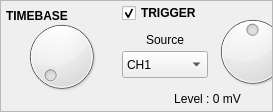
                                            <widget class="QFrame" name="frame_5">
                                                <property name="minimumSize">
                                                    <size>
                                                        <width>0</width>
                                                        <height>100</height>
                                                    </size>
                                                </property>
                                                <property name="frameShape">
                                                    <enum>QFrame::StyledPanel</enum>
                                                </property>
                                                <property name="frameShadow">
                                                    <enum>QFrame::Raised</enum>
                                                </property>
                                                <layout class="QHBoxLayout" name="horizontalLayout_2">
                                                    <property name="spacing">
                                                        <number>3</number>
                                                    </property>
                                                    <property name="margin">
                                                        <number>0</number>
                                                    </property>
                                                    <item>
                                                        <widget class="QFrame" name="frame_2">
                                                            <property name="sizePolicy">
                                                                <sizepolicy hsizetype="Preferred" vsizetype="Preferred">
                                                                    <horstretch>0</horstretch>
                                                                    <verstretch>0</verstretch>
                                                                </sizepolicy>
                                                            </property>
                                                            <property name="minimumSize">
                                                                <size>
                                                                    <width>118</width>
                                                                    <height>40</height>
                                                                </size>
                                                            </property>
                                                            <property name="maximumSize">
                                                                <size>
                                                                    <width>16777215</width>
                                                                    <height>110</height>
                                                                </size>
                                                            </property>
                                                            <property name="frameShape">
                                                                <enum>QFrame::NoFrame</enum>
                                                            </property>
                                                            <property name="frameShadow">
                                                                <enum>QFrame::Raised</enum>
                                                            </property>
                                                            <property name="class" stdset="0">
                                                                <string>PeripheralCollectionInner</string>
                                                            </property>
                                                            <widget class="QLabel" name="label_49">
                                                                <property name="geometry">
                                                                    <rect>
                                                                        <x>5</x>
                                                                        <y>5</y>
                                                                        <width>66</width>
                                                                        <height>19</height>
                                                                    </rect>
                                                                </property>
                                                                <property name="sizePolicy">
                                                                    <sizepolicy hsizetype="Maximum"
                                                                                vsizetype="Preferred">
                                                                        <horstretch>0</horstretch>
                                                                        <verstretch>0</verstretch>
                                                                    </sizepolicy>
                                                                </property>
                                                                <property name="font">
                                                                    <font>
                                                                        <pointsize>9</pointsize>
                                                                        <weight>75</weight>
                                                                        <italic>false</italic>
                                                                        <bold>true</bold>
                                                                    </font>
                                                                </property>
                                                                <property name="text">
                                                                    <string>TIMEBASE</string>
                                                                </property>
                                                            </widget>
                                                            <widget class="QLabel" name="time_label">
                                                                <property name="geometry">
                                                                    <rect>
                                                                        <x>0</x>
                                                                        <y>86</y>
                                                                        <width>116</width>
                                                                        <height>21</height>
                                                                    </rect>
                                                                </property>
                                                                <property name="font">
                                                                    <font>
                                                                        <pointsize>9</pointsize>
                                                                    </font>
                                                                </property>
                                                                <property name="text">
                                                                    <string/>
                                                                </property>
                                                                <property name="alignment">
                                                                    <set>Qt::AlignCenter</set>
                                                                </property>
                                                            </widget>
                                                            <widget class="QDial" name="dial">
                                                                <property name="geometry">
                                                                    <rect>
                                                                        <x>20</x>
                                                                        <y>10</y>
                                                                        <width>81</width>
                                                                        <height>91</height>
                                                                    </rect>
                                                                </property>
                                                                <property name="maximum">
                                                                    <number>9</number>
                                                                </property>
                                                                <property name="pageStep">
                                                                    <number>1</number>
                                                                </property>
                                                            </widget>
                                                        </widget>
                                                    </item>
                                                    <item>
                                                        <widget class="QFrame" name="trigger_frame">
                                                            <property name="sizePolicy">
                                                                <sizepolicy hsizetype="Expanding" vsizetype="Preferred">
                                                                    <horstretch>0</horstretch>
                                                                    <verstretch>0</verstretch>
                                                                </sizepolicy>
                                                            </property>
                                                            <property name="minimumSize">
                                                                <size>
                                                                    <width>150</width>
                                                                    <height>110</height>
                                                                </size>
                                                            </property>
                                                            <property name="maximumSize">
                                                                <size>
                                                                    <width>16777215</width>
                                                                    <height>110</height>
                                                                </size>
                                                            </property>
                                                            <property name="styleSheet">
                                                                <string notr="true">QFrame{background-color: rgba(0,
                                                                    175, 0, 50);}
                                                                </string>
                                                            </property>
                                                            <property name="frameShape">
                                                                <enum>QFrame::NoFrame</enum>
                                                            </property>
                                                            <property name="frameShadow">
                                                                <enum>QFrame::Raised</enum>
                                                            </property>
                                                            <property name="class" stdset="0">
                                                                <string>PeripheralCollectionInner</string>
                                                            </property>
                                                            <widget class="QLabel" name="trigger_level_label">
                                                                <property name="geometry">
                                                                    <rect>
                                                                        <x>0</x>
                                                                        <y>85</y>
                                                                        <width>171</width>
                                                                        <height>26</height>
                                                                    </rect>
                                                                </property>
                                                                <property name="font">
                                                                    <font>
                                                                        <pointsize>9</pointsize>
                                                                    </font>
                                                                </property>
                                                                <property name="text">
                                                                    <string>Level : 0 mV</string>
                                                                </property>
                                                                <property name="alignment">
                                                                    <set>Qt::AlignCenter</set>
                                                                </property>
                                                            </widget>
                                                            <widget class="QDial" name="dial_11">
                                                                <property name="geometry">
                                                                    <rect>
                                                                        <x>85</x>
                                                                        <y>10</y>
                                                                        <width>91</width>
                                                                        <height>81</height>
                                                                    </rect>
                                                                </property>
                                                                <property name="toolTip">
                                                                    <string>Scroll to change trigger level</string>
                                                                </property>
                                                                <property name="minimum">
                                                                    <number>0</number>
                                                                </property>
                                                                <property name="maximum">
                                                                    <number>1000</number>
                                                                </property>
                                                                <property name="value">
                                                                    <number>500</number>
                                                                </property>
                                                                <property name="notchTarget">
                                                                    <double>10.000000000000000</double>
                                                                </property>
                                                                <property name="notchesVisible">
                                                                    <bool>false</bool>
                                                                </property>
                                                            </widget>
                                                            <widget class="QLabel" name="label_4">
                                                                <property name="geometry">
                                                                    <rect>
                                                                        <x>0</x>
                                                                        <y>25</y>
                                                                        <width>86</width>
                                                                        <height>27</height>
                                                                    </rect>
                                                                </property>
                                                                <property name="sizePolicy">
                                                                    <sizepolicy hsizetype="Preferred"
                                                                                vsizetype="Preferred">
                                                                        <horstretch>0</horstretch>
                                                                        <verstretch>0</verstretch>
                                                                    </sizepolicy>
                                                                </property>
                                                                <property name="text">
                                                                    <string>Source</string>
                                                                </property>
                                                                <property name="alignment">
                                                                    <set>Qt::AlignCenter</set>
                                                                </property>
                                                            </widget>
                                                            <widget class="QComboBox" name="trigger_select_box">
                                                                <property name="geometry">
                                                                    <rect>
                                                                        <x>0</x>
                                                                        <y>50</y>
                                                                        <width>86</width>
                                                                        <height>27</height>
                                                                    </rect>
                                                                </property>
                                                                <property name="styleSheet">
                                                                    <string notr="true"/>
                                                                </property>
                                                                <property name="iconSize">
                                                                    <size>
                                                                        <width>0</width>
                                                                        <height>0</height>
                                                                    </size>
                                                                </property>
                                                                <property name="frame">
                                                                    <bool>true</bool>
                                                                </property>
                                                                <item>
                                                                    <property name="text">
                                                                        <string>CH1</string>
                                                                    </property>
                                                                </item>
                                                                <item>
                                                                    <property name="text">
                                                                        <string>CH2</string>
                                                                    </property>
                                                                </item>
                                                            </widget>
                                                            <widget class="QCheckBox" name="triggerBox">
                                                                <property name="geometry">
                                                                    <rect>
                                                                        <x>0</x>
                                                                        <y>0</y>
                                                                        <width>101</width>
                                                                        <height>24</height>
                                                                    </rect>
                                                                </property>
                                                                <property name="font">
                                                                    <font>
                                                                        <pointsize>9</pointsize>
                                                                        <weight>75</weight>
                                                                        <italic>false</italic>
                                                                        <bold>true</bold>
                                                                    </font>
                                                                </property>
                                                                <property name="text">
                                                                    <string>TRIGGER</string>
                                                                </property>
                                                                <property name="checked">
                                                                    <bool>true</bool>
                                                                </property>
                                                            </widget>
                                                            <zorder>trigger_level_label</zorder>
                                                            <zorder>label_4</zorder>
                                                            <zorder>trigger_select_box</zorder>
                                                            <zorder>triggerBox</zorder>
                                                            <zorder>dial_11</zorder>
                                                        </widget>
                                                    </item>
                                                </layout>
                                            </widget>
